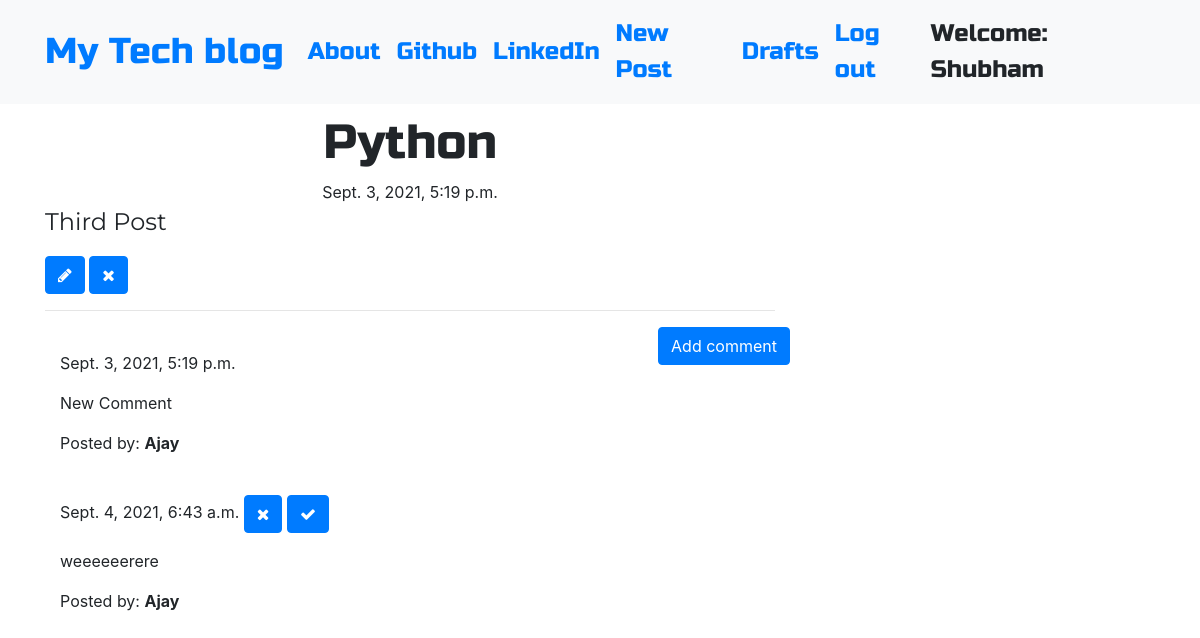
The app's page /post/5 (signed in) with its own data.
### home/models.py (models this page shows, shortened)
class Post(models.Model):
    author = models.ForeignKey('auth.User',on_delete=models.CASCADE)
    title = models.CharField(max_length=200)
    text = models.TextField()
    created_date = models.DateTimeField(default=timezone.now)
    published_date = models.DateTimeField(blank=True, null=True)

class Comment(models.Model):
    post = models.ForeignKey(Post, related_name='comments',on_delete=models.CASCADE)
    author = models.CharField(max_length=200)
    text = models.TextField()
    created_date = models.DateTimeField(default=timezone.now)
    approved_comment = models.BooleanField(default=False)

### home/views.py (the view)
# urls.py: path('post/<int:pk>', views.PostDetailView.as_view(), name='post_detail'),
class PostDetailView(DetailView):
    model = Post

### templates/home/post_detail.html
{% extends 'base/base-template.html' %}
{% block content %}
<h1 class='posttitle loader'>{{ post.title }}</h1>
{% if post.published_date %}
            <div class="date postdate">
                {{ post.published_date }}
            </div>
        {% else %}
            <a class="btn btn-outline-dark" href="{% url 'post_publish' pk=post.pk %}">Publish</a>
        {% endif %}
      <p class='postcontent' >{{ post.text|safe|linebreaksbr }}</p>
      {% if user.is_authenticated %}
          <a class="btn btn-primary" href="{% url 'post_edit' pk=post.pk %}"><span class="fa fa-pencil"></span></a>
          <a class="btn btn-primary" href="{% url 'post_remove' pk=post.pk %}"><span class="fa fa-remove"></span></a>
      {% endif %}
  <hr>
  <a class="btn btn-primary btn-comment" href="{% url 'add_comment_to_post' pk=post.pk %}">Add comment</a>
  <div class="container">
  {% for comment in post.comments.all %}
  <br>
      {% if user.is_authenticated or comment.approved_comment %}
              {{ comment.created_date }}
              {% if not comment.approved_comment %}
                  <a class="btn btn-primary" href="{% url 'comment_remove' pk=comment.pk %}"><span class="fa fa-remove"></span></a>
                  <a class="btn btn-primary" href="{% url 'comment_approve' pk=comment.pk %}"><span class="fa fa-check"></span></a>
              {% endif %}
          <p>{{ comment.text|safe|linebreaks }}</p>
          <p>Posted by: <strong>{{ comment.author }}</strong></p>
      {% endif %}
  {% empty %}
      <p>No comments posted.</p>
  {% endfor %}
</div>
{% endblock %}

### templates/base/base-template.html (shortened to what this page needs)
<!DOCTYPE html>
{% load static %}
<html>
  <head>
    <link rel="stylesheet" href="https://stackpath.bootstrapcdn.com/bootstrap/4.1.3/css/bootstrap.min.css"
>
    <link href="https://maxcdn.bootstrapcdn.com/font-awesome/4.7.0/css/font-awesome.min.css" rel="stylesheet">
    <link rel="stylesheet" href="//cdn.jsdelivr.net/medium-editor/latest/css/medium-editor.min.css" type="text/css" media="screen" charset="utf-8">
    <link rel="stylesheet" href="{% static 'css/blog.css' %}">
  </head>
  <body class='loader'>
    <nav class="navbar navbar-expand-lg bg-light techfont">
      <div class="container">
        <div class="navbar-nav align-items-center">
          <a class="navbar-brand bigbrand" href="{% url 'post_list' %}">My Tech blog</a>
          <a class="nav-item nav-link" href="{% url 'about' %}">About</a>
          <a class="nav-item nav-link" href="https://github.com/Shubham101491/Blog_CBV">Github</a>
          <a class="nav-item nav-link" href="https://www.linkedin.com">LinkedIn</a>
        </div>
        <div class="navbar-nav align-items-center ml-auto">
          {% if user.is_authenticated %}
            <a class="nav-item nav-link" href="{% url 'post_new' %}">New Post</a>
            <a class="nav-item nav-link" href="{% url 'post_draft_list' %}">Drafts</a>
            <a class="nav-item nav-link" href="{% url 'logout' %}">Log out</a>
            <a >Welcome: {{ user.username }}</a>
          {% else %}
            <a class="nav-item nav-link" href="{% url 'login' %}" aria-label="Login">
              <span class="fa fa-user" aria-hidden="true"></span></a>
          {% endif %}
        </div>
      </div>
    </nav>
          <div class="content container">
              <div class="row">
                  <div class="col-md-8">
                    <div class="blog_posts">
                      {% block content %}
                      {% endblock %}
                    </div>
                  </div>
              </div>
          </div>
  </body>
</html>

### static/css/blog.css (style rules this page uses)
.techfont { font-family: 'Russo One', sans-serif; font-size: 1.5em; margin-bottom: 10px; }
.postdate { text-align: center; }
.posttitle { font-family: 'Russo One', sans-serif; font-size: 3em; text-align: center; }
.postcontent { font-family: 'Montserrat'; font-size: 1.5em; }
.btn-comment { position: absolute; right: 0px; }
.bigbrand { font-size: 1.5em; }
.loader { filter:hue-rotate(0deg); color: linear-gradient(45deg,#0f8,#08f); animation:hue 5000ms infinite linear; }

### records on screen
Post: title "Python", published_date "Sept. 3, 2021, 5:19 p.m.", text "Third Post"
Comment: created_date "Sept. 3, 2021, 5:19 p.m.", text "New Comment", author "Ajay"
Comment: created_date "Sept. 4, 2021, 6:43 a.m.", approved_comment False (drawn), text "weeeeeerere", author "Ajay"

### other values on screen
{{ user.username }} "Shubham"
